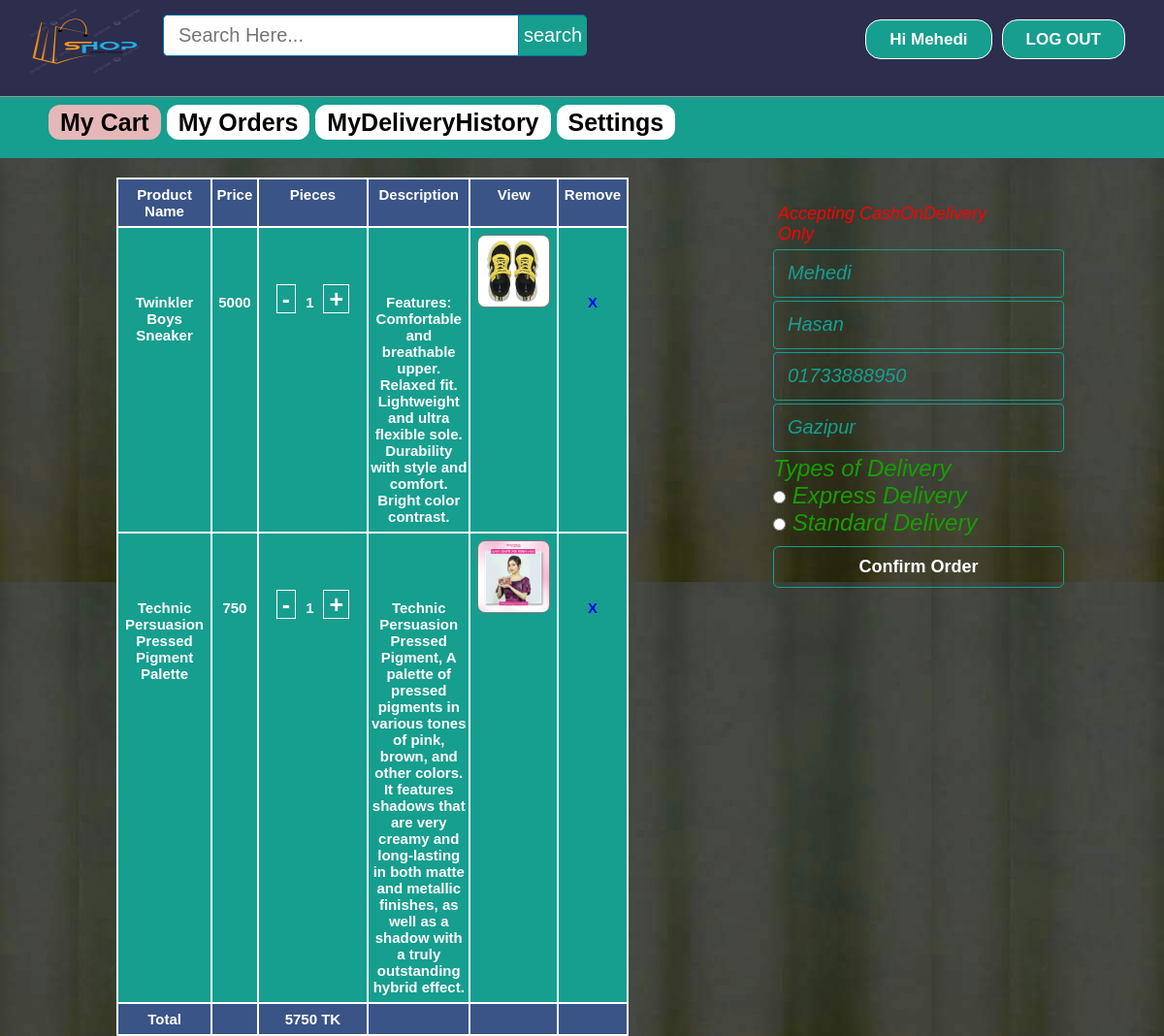
Screenshot of /mycart.php?uid=1 (signed in) with the database file from the repository.
### tables this page shows
CREATE TABLE `user` (
  `id` int(11) NOT NULL,
  `firstName` varchar(25) NOT NULL,
  `lastName` varchar(25) NOT NULL,
  `email` varchar(100) NOT NULL,
  `mobile` varchar(20) NOT NULL,
  `address` varchar(120) NOT NULL,
  `password` varchar(100) NOT NULL,
  `confirmCode` varchar(10) NOT NULL,
  `activation` varchar(10) NOT NULL DEFAULT 'no'
);

CREATE TABLE `cart` (
  `id` int(11) NOT NULL,
  `uid` int(11) NOT NULL,
  `pid` int(11) NOT NULL,
  `quantity` int(11) NOT NULL
);

CREATE TABLE `products` (
  `id` int(11) NOT NULL,
  `pName` varchar(100) NOT NULL,
  `price` int(11) NOT NULL,
  `piece` int(11) NOT NULL,
  `description` text NOT NULL,
  `available` int(11) NOT NULL,
  `category` varchar(100) NOT NULL,
  `type` varchar(100) NOT NULL,
  `item` varchar(100) NOT NULL,
  `pCode` varchar(20) NOT NULL,
  `picture` text NOT NULL
);

### mycart.php (the view, shortened to what this page needs)
<?php include ( "inc/connect.inc.php" ); ?>
<?php
if (!isset($_SESSION['user_login'])) {
	header("location: login.php");
}
else {
	$user = $_SESSION['user_login'];
	$result = mysqli_query($con, "SELECT * FROM user WHERE id='$user'");
	$get_user_email = mysqli_fetch_assoc($result);
	$uname_db = $get_user_email != null ? $get_user_email['firstName'] : null;
	$ulast_db= $get_user_email != null ? $get_user_email['lastName'] : null;
	$umob_db = $get_user_email != null ? $get_user_email['mobile'] : null;
	$uadd_db = $get_user_email != null ? $get_user_email['address'] : null;
}
$search_value = "";
?>
<!DOCTYPE html>
<html>
<head>
	<link rel="stylesheet" type="text/css" href="css/style.css">
</head>
<body style="background-image: url(image/homebackgrndimg1.jpg);">
	<div class="homepageheader">
			<div class="signinButton loginButton">
				<div class="uiloginbutton signinButton loginButton" style="margin-right: 40px;">
					<?php
						if ($user!="") {
							echo '<a style="text-decoration: none; color: #fff;" href="logout.php">LOG OUT</a>';
						}
						else {
							echo '<a style="text-decoration: none; color: #fff;" href="signin.php">SIGN IN</a>';
						}
					 ?>
				</div>
				<div class="uiloginbutton signinButton loginButton" style="">
					<?php
						if ($user!="") {
							echo '<a style="text-decoration: none; color: #fff;" href="profile.php?uid='.$user.'">Hi '.$uname_db.'</a>';
						}
						else {
							echo '<a style="text-decoration: none; color: #fff;" href="login.php">LOG IN</a>';
						}
					 ?>
				</div>
			</div>
			<div style="float: left; margin: 5px 0px 0px 23px;">
				<a href="index.php">
					<img style=" height: 75px; width: 130px;" src="image/logo.png">
				</a>
			</div>
			<div id="srcheader">
				<form id="newsearch" method="get" action="search.php">
				        <?php
				        	echo '<input type="text" class="srctextinput" name="keywords" size="21" maxlength="120"  placeholder="Search Here..." value="'.$search_value.'"><input type="submit" value="search" class="srcbutton" >';
				         ?>
				</form>
			</div>
		</div>
		<div class="categolis">
			<table>
				<tr>
					<th><?php echo '<a href="mycart.php?uid='.$user.'" style="text-decoration: none;color: #040403;padding: 4px 12px;background-color: #e6b7b8;border-radius: 12px;">My Cart</a>'; ?></th>
					<th>
						<?php echo '<a href="profile.php?uid='.$user.'" style="text-decoration: none;color: #040403;padding: 4px 12px;background-color: #fff;border-radius: 12px;">My Orders</a>'; ?>
					</th>
					<th>
						<?php echo '<a href="my_delivery.php?uid='.$user.'" style="text-decoration: none;color: #040403;padding: 4px 12px;background-color: #fff;border-radius: 12px;">MyDeliveryHistory</a>'; ?>
					</th>
					<th><?php echo '<a href="settings.php?uid='.$user.'" style="text-decoration: none;color: #040403;padding: 4px 12px;background-color: #fff;border-radius: 12px;">Settings</a>'; ?></th>
				</tr>
			</table>
		</div>
	<div style="margin-top: 20px; padding: 0 10%;">
		<div style=" margin: 0 auto; width: 55%;float: left;">
			<ul>
				<li style=" background-color: #fff;">
					<div>
						<div>
							<table class="rightsidemenu">
								<tr style="font-weight: bold;" colspan="10" bgcolor="#3A5487">
									<th>Product Name</th>
									<th>Price</th>
									<th>Pieces</th>
									<th>Description</th>
									<th>View</th>
									<th>Remove</th>
								</tr>
								<tr>
									<?php include ( "inc/connect.inc.php");
									$query = "SELECT * FROM cart WHERE uid='$user' ORDER BY id DESC";
									$run = mysqli_query($con, $query);
									$total = 0;
									while ($row=mysqli_fetch_assoc($run)) {
										$pid = $row['pid'];
										$quantity = $row['quantity'];
										$query1 = "SELECT * FROM products WHERE id='$pid'";
										$run1 = mysqli_query($con, $query1);
										$row1=mysqli_fetch_assoc($run1);
										$pId = $row1['id'];
										$pName = substr($row1['pName'], 0,50);
										$price = $row1['price'];
										$description = $row1['description'];
										$picture = $row1['picture'];
										$item = $row1['item'];
										$total += ($quantity*$price);
									 ?>
									<th><?php echo $pName; ?></th>
									<th><?php echo $price; ?></th>
									<th><?php echo '<a href="delete_cart.php?sid='.$pId.'" style="text-decoration: none;padding: 0px 5px;font-size: 25px;color: white;border: 1px solid;margin: 10px;">-</a>' ?><?php echo $quantity; ?><?php echo '<a href="delete_cart.php?aid='.$pId.'" style="text-decoration: none;padding: 0px 5px;font-size: 25px;color: white;border: 1px solid;margin: 10px;">+</a>' ?></th>
									<th><?php echo $description; ?></th>
									<th><?php echo '<div class="home-prodlist-img"><a href="OurProducts/view_product.php?pid='.$pId.'">
													<img src="image/product/'.$item.'/'.$picture.'" class="home-prodlist-imgi" style="height: 75px; width: 75px;">
													</a>
												</div>' ?></th>
									<th><?php echo '<div class="home-prodlist-img"><a href="delete_cart.php?cid='.$pId.'" style="text-decoration: none;">X</a>
												</div>' ?></th>
								</tr>
								<?php } ?>
								<tr style="font-weight: bold;" colspan="10" bgcolor="#3A5487">
									<th>Total</th>
									<th></th>
									<th><?php echo $total ?> TK</th>
									<th></th>
									<th></th>
									<th></th>
								</tr>
							</table>
						</div>
					</div>
				</li>
			</ul>
		</div>
		<div class="holecontainer" style="float: right;width: 35%;">
			<div class="container signupform_content ">
				<div>
					<div style="">
					<?php
						if(isset($success_message)) {echo $success_message;
										echo '<h3 style="color:#169E8F;font-size:45px;"> Payment&Delivery </h3>';
							$user = $_SESSION['user_login'];
		$result = mysqli_query($con, "SELECT * FROM user WHERE id='$user'");
			$get_user_email = mysqli_fetch_assoc($result);
				$uname_db = $get_user_email['firstName'];
				$ulast_db=$get_user_email['lastName'];
				$uemail_db = $get_user_email['email'];
				$umob_db = $get_user_email['mobile'];
				$uadd_db = $get_user_email['address'];
				echo '<h3 style="color:black;font-size:25px;"> First Name: </h3>';
				echo'<span style="color:#34ce6c;font-size:25px;">'. $uname_db.'</span>';
				echo '<h3 style="color:black;font-size:25px;"> Last Name: </h3>';
				echo'<span style="color:#34ce6c;font-size:25px;">' .$ulast_db.'</span>';
				echo '<h3 style="color:black;font-size:25px;"> Email: </h3>';
				echo '<span style="color:#34ce6c;font-size:25px;">' .$uemail_db.'</span>';
				echo '<h3 style="color:black;font-size:25px;"> Contact Number: </h3>';
				echo '<span style="color:#34ce6c;font-size:25px;">' .$umob_db.'</span>';
				echo '<h3 style="color:black;font-size:25px;"> Home Address: </h3>';
				echo '<span style="color:#34ce6c;font-size:25px;">'.$uadd_db.'</span>';
				$del = $_POST['Delivery'] ;
				echo '<h3 style="color:black;font-size:25px;">Types of Delivery:</h3>';
				echo'<span style="color:#34ce6c;font-size:25px;">' .$del.'</span>';
				echo '<h3 style="color:#169E8F;font-size:35px;"> Total: TK '.$_SESSION['total'].' TK</h2>';
						}
						else {
						echo '
							<div class="signupform_text"></div>
								<form action="" method="POST" class="registration">
									<div class="signup_form" >
									<h3 style="color:red;font-size:18px; padding: 5px;">Accepting CashOnDelivery Only</h3>
										<div>
											<td>
												<input name="fullname" placeholder="your name" required="required" class="email signupbox" type="text" size="30" value="'.$uname_db.'">
											</td>
										</div>
										<div>
											<td>
												<input name="lastname" placeholder="Your last name" required="required" class="email signupbox" type="text" size="30" value="'.$ulast_db.'">
											</td>
										</div>
										<div>
										<td>
												<input name="mobile" placeholder="Your mobile number" required="required" class="email signupbox" type="text" size="30" value="'.$umob_db.'">
											</td>
										</div>
										<div>
											<td>
												<input name="address" id="password-1" required="required"  placeholder="Write your full address" class="password signupbox " type="text" size="30" value="'.$uadd_db.'">
											</td>
										</div>
										<div>
										<td>
										<font style="italic" family="arial" size="5px" color="#169e">
										Types of Delivery <br>
										 <input name="Delivery" required="required" value="Express Delivery +100php upon cash on delivery" type="radio"  placeholder="Mode Of Payment"> Express Delivery </br>
										 <input name="Delivery" type="radio" value="Standard Delivery" required="required" placeholder="Mode Of Payment"> Standard Delivery </br>
										 </font>
										</td>
										</div>
										<div>
										</div>
										<div>
											<input onclick="myFunction()" name="order" class="uisignupbutton signupbutton" type="submit" value="Confirm Order">
										</div>
										<div class="signup_error_msg"> '; ?>
										<?php echo '</div>
									</div>
								</form>
							</div>
						</div>
						';
						}
					 ?>
					</div>
				</div>
			</div>
</body>
</html>

### css/style.css (style rules this page uses)
html, body, div, span, applet, object, iframe, h1, h2, h3, h4, h5, h6, p, blockquote, pre, a, abbr, acronym, address, big, cite, code, del, dfn, em, img, ins, kbd, q, s, samp, small, strike, strong, sub, sup, tt, var, b, u, i, center, dl, dt, dd, ol, ul, li, fieldset, form, label, legend, table, caption, tbody, tfoot, thead, tr, th, td, article, aside, canvas, details, embed, figure, figcaption, footer, header, hgroup, menu, nav, output, ruby, section, summary, time, mark, audio, video { margin: 0; padding: 0; border: 0; font: inherit; vertical-align: baseline; box-sizing: border-box; }
h3 { font-size: 25px; }
body { line-height: normal; }
ol, ul { list-style: none; }
table { border-collapse: collapse; border-spacing: 0; }
* { margin: 0px; padding: 0px; }
body, button, input, label, select, td, textarea { font-family: Arial, Helvetica, tahoma,verdana,arial,sans-serif; font-size: 12px; }
body { width: 100%; position: relative; background-color: #ffffff; min-width: 1080px; }
.homepageheader { position: fixed; height: 100px; width: 100%; min-width: 980px; border-bottom: 1px solid #8E9D8E; margin: 0px; background-image: initial; background-position-x: initial; background-position-y: initial; background-size: initial; background-attachment: initial; background-origin: initial; background-clip: initial; background-color: #2d2d4d;; }
.loginButton .signinButton { color: #FFFFFF; background: #169E8F; border: 1px solid #FFFFFF; cursor: pointer; display: inline-block; font-weight: bold; line-height: 15px; padding: 12px 24px; border-radius: 16px; text-align: center; text-decoration: none; float: right; margin: 20px 0px 0px 10px; font-size: 17px; }
#newsearch { float:left; padding:15px; }
.srctextinput { margin: 0px; padding: 9px 15px; font-family: Arial, Helvetica, sans-serif; font-size:20px; border:1px solid #0076a3; border-right:0px; border-top-left-radius: 5px 5px; border-bottom-left-radius: 5px 5px; width: 335px; }
.srcbutton { margin: 0; padding: 9px 5px; font-family: Arial, Helvetica, sans-serif; font-size:20px; outline: none; cursor: pointer; text-align: center; text-decoration: none; color: #ffffff; border: solid 1px #0076a3; border-right:0px; background: #169E8F; border-top-right-radius: 5px 5px; border-bottom-right-radius: 5px 5px; }
.signup_form { background-image: initial; background-position-x: initial; background-position-y: initial; background-size: initial; background-repeat-x: initial; background-repeat-y: initial; background-attachment: initial; background-origin: initial; background-clip: initial; padding: 22px 53px 0 53px; color: #eeeeee; border-radius: 4px; font-style: italic; }
.signupbox { font-size: 20px; font-style: italic; margin-bottom: 3px; margin-top: 0px; padding: 14px; line-height: 25px; border-radius: 4px; border: 1px solid #169E8F; color: #169E8F; margin-left: 0; width: 270px; height: 20px; background-color: transparent; }
.signupbutton { background-color: transparent; border: 2px solid #FFFFFF; border-radius: 6px; margin: 10px 0px; }
.uisignupbutton { color: #ffffff; cursor: pointer; display: inline-block; font-size: 18px; font-weight: bold; line-height: 13px; padding: 14px 0; width: 300px; text-align: center; text-decoration: none; border-width: 2px; border: 1px solid #169E8F; box-shadow: 0 1px 0 rgba(0, 0, 0, 0.1) }
.signup_error_msg { font-weight: bold; color: #A92A2A; padding: 0px 10px 15px 10px; text-align: center; font-size: 16px; }
.home-prodlist-imgi { height: 260px; width: 300px; padding: 0px; border: 1px solid #847b7b; border-radius: 8px; }
.categolis { line-height: 1.3; font-weight: bold; color: #fff; padding: 110px 0px 20px 50px; background-color: #169e8f; text-align: center; font-size: 25px; }
.categolis table tbody tr th { padding: 0px 6px 0px 0px; }
.rightsidemenu { float: right; text-align: center; width: 100%; margin: 0px; background-color: #169e8f; font-size: 15px; color: #fff; font-weight: bold; height: 537px; overflow: auto; }
.rightsidemenu th { margin-top: 5px; border: 2px solid; padding: 7px 2px; width: 10px; }

### rows the page displays
user: firstName "Mehedi", fullname "Mehedi", lastname "Hasan", mobile "01733888950", address "Gazipur"
cart: products.pName "Twinkler Boys Sneaker", products.price "5000", quantity "1", products.description "Features: Comfortable and breathable upper. Relaxed fit. Lightweight and ultra flexible sole. Durability with style and comfort. Bright color contrast.", products.item+picture (picture)
cart: products.pName "Technic Persuasion Pressed Pigment Palette", products.price "750", quantity "1", products.description "Technic Persuasion Pressed Pigment, A palette of pressed pigments in various tones of pink, brown, and other colors. It features shadows that are very creamy and long-lasting in both matte and metallic finishes, as well as a shadow with a truly outstanding hybrid effect.", products.item+picture (picture)

### other values shown
$total "5750"
